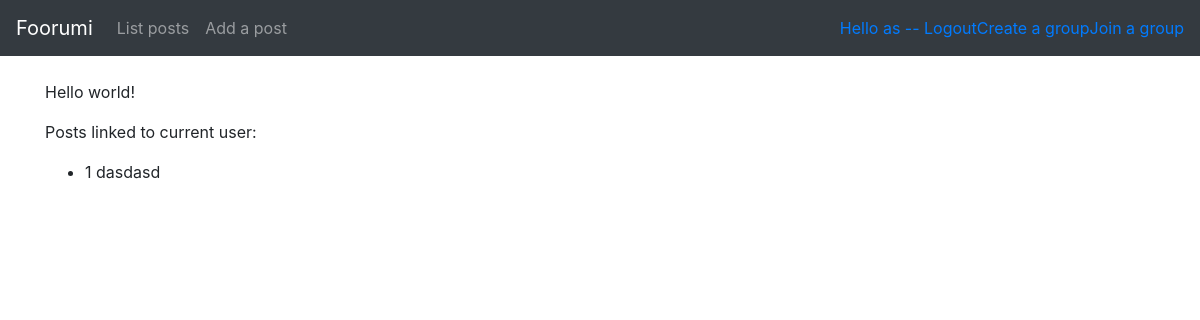
Page / (signed in) on the committed database.
### application/auth/models.py (models this page shows, shortened)
class User(Base):
    __tablename__ = "account"
    id = db.Column(db.Integer, primary_key=True)
    name = db.Column(db.String(144), nullable=False)
    username = db.Column(db.String(144), nullable=False)
    email = db.Column(db.String(144), nullable=False)
    password = db.Column(db.String(144), nullable=False)
    articles = db.relationship("Article", backref='account', lazy =True)
    groups = db.relationship("Groups", backref='groups', lazy =True)
    @staticmethod
    def find_linked_active_posts():
        stmt = text("SELECT Account.id, Article.postname FROM Account"
                    " JOIN Article ON Article.account_id = Account.id"
                    " GROUP BY Account.id")
        res = db.engine.execute(stmt)
        response = []
        for row in res:
            response.append({"id":row[0], "postname":row[1]})
        return response

### application/article/models.py (models this page shows, shortened)
class Article(Base):
    id = db.Column(db.Integer, primary_key=True)
    date_created = db.Column(db.DateTime, default=db.func.current_timestamp())
    date_modified = db.Column(db.DateTime, default=db.func.current_timestamp(), onupdate=db.func.current_timestamp())
    postname = db.Column(db.String(144), nullable=False)
    active = db.Column(db.Boolean, nullable=False)
    text = db.Column(db.String(2000), nullable=False)
    account_id = db.Column(db.Integer, db.ForeignKey('account.id'),
                            nullable=False)

### application/views.py (the view)
@app.route('/')
def index():
    return render_template("index.html", linked_posts=User.find_linked_active_posts())

### application/__init__.py (called while the page is built)
@login_manager.user_loader
def load_user(user_id):
    return User.query.get(user_id)

### application/templates/index.html
{% extends "layout.html" %}
{% block body %}
<p>
  Hello world!
</p>
{% if linked_posts is defined %}
<p>
  Posts linked to current user:
</p>
<ul>
  {% for user in linked_posts %}
  <li>
    {{user.id}} {{user.postname}}
  </li>
  {% endfor %}
</ul>
{% endif %}
{% endblock %}

### application/templates/layout.html (shortened to what this page needs)
<!DOCTYPE html>
<html>
  <head>
	<link rel="stylesheet" href="https://maxcdn.bootstrapcdn.com/bootstrap/4.0.0/css/bootstrap.min.css">
  </head>
  <body>
    <nav class="navbar navbar-expand-md navbar-dark bg-dark mb-4">
	<a class="navbar-brand" href="{{ url_for('index') }}">Foorumi</a>
	<div class="collapse navbar-collapse" id="navbarCollapse">
          <ul class="navbar-nav mr-auto">
            <li class="nav-item">
              <a class="nav-link" href="{{ url_for('article_index') }} ">List posts</a>
            </li>
            <li class="nav-item">
              <a class="nav-link" href="{{ url_for('article_form') }} ">Add a post</a>
            </li>
          </ul>
	<div class="form-inline mt-2 mt-md-0">
	{% if current_user.is_authenticated %}
	<a href="{{ url_for('auth_logout') }}">Hello {{ current_user.name }} -- Logout</a>
	<a href="{{ url_for('groups_form') }}">Create a group</a>
	<a href="{{ url_for('groups_list') }}">Join a group</a>
	  {% else %}
	<a href="{{ url_for('auth_login') }}">Login</a>
	<a href="{{ url_for('auth_form') }}">Register</a>
	  {% endif %}
          </div>
		</div>
      </nav>
    <main role="main" class="container">
    {% block body %}{% endblock %}
  </body>
</html>

### rows in the picture
User: name "as"
Article: id "1", postname "dasdasd"
